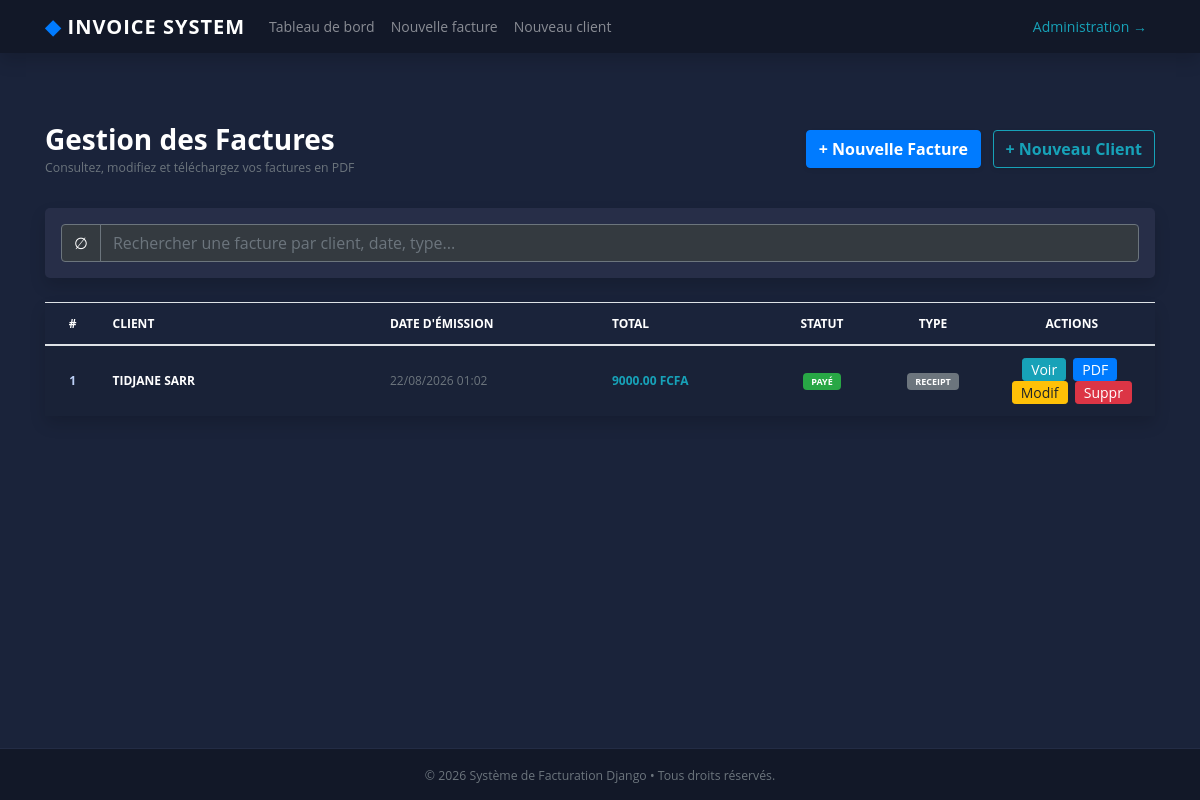
/, run on an earlier commit of the app's database.
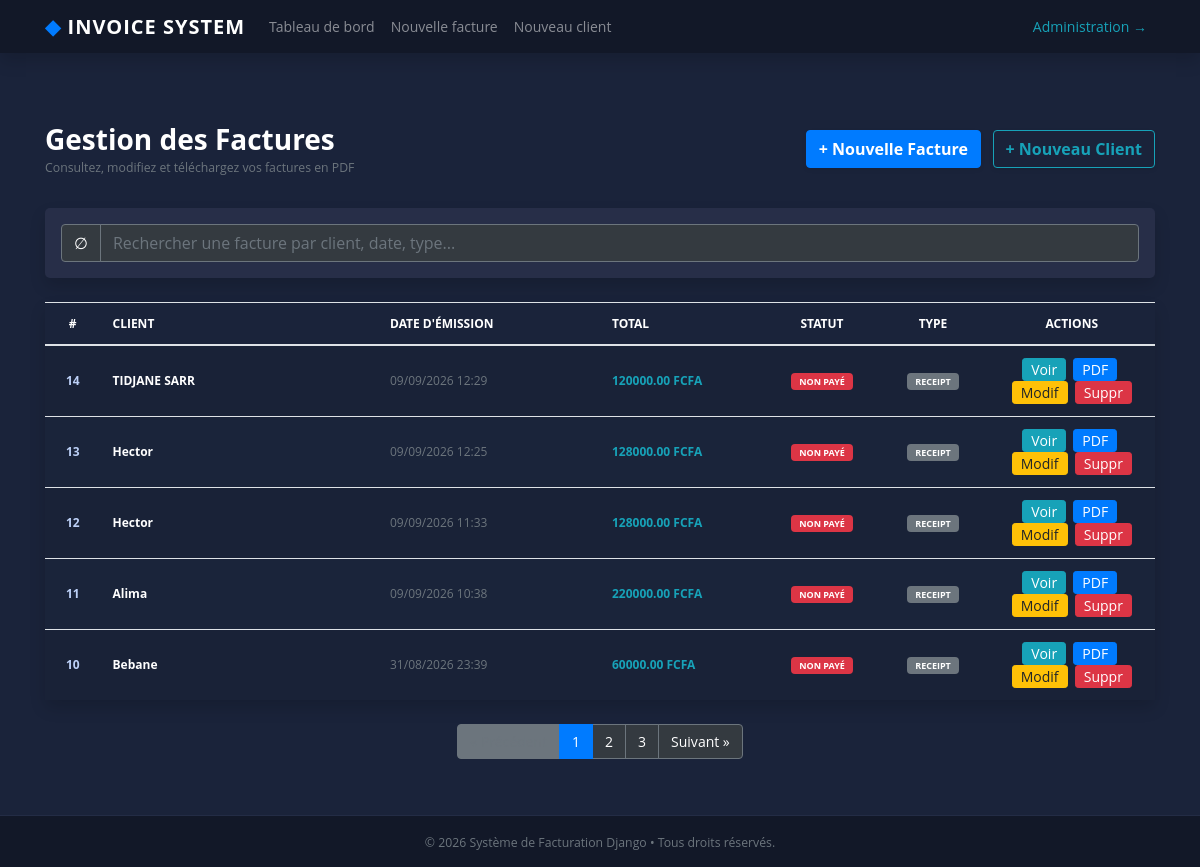
And on a later commit of the database.
### fact_app/models.py (models this page shows, shortened)
class Invoice(models.Model):
    INVOICE_TYPE_CHOICES = (
        ('R', 'RECEIPT'),
        ('P', 'PROFORMA INVOICE'),
        ('I', 'INVOICE'),
    )
    customer = models.ForeignKey(
        Customer,
        on_delete=models.PROTECT
    )
    save_by = models.ForeignKey(
        User,
        on_delete=models.PROTECT
    )
    invoice_date_time = models.DateTimeField(
        auto_now_add=True
    )
    total = models.DecimalField(
        max_digits=12,
        decimal_places=2
    )
    last_update_date = models.DateTimeField(
        null=True,
        blank=True
    )
    paid = models.BooleanField(default=False)
    invoice_type = models.CharField(
        max_length=1,
        choices=INVOICE_TYPE_CHOICES
    )
    comments = models.TextField(
        null=True,
        max_length=100,
        blank=True
    )
    class Meta:
        verbose_name = "Invoice"
        verbose_name_plural = "Invoices"
    @property
    def get_total(self):
        articles = self.article_set.all()
        if articles.exists():
            return sum(article.get_total for article in articles)
        return self.total or 0

class Customer(models.Model):
    SEX_TYPES = (
        ('M', 'Masculin'),
        ('F', 'Féminin'),
    )
    name = models.CharField(max_length=132)
    email = models.EmailField()
    phone = models.CharField(max_length=132)
    address = models.CharField(max_length=64)
    sex = models.CharField(max_length=1, choices=SEX_TYPES)
    age = models.CharField(max_length=12)
    city = models.CharField(max_length=32)
    zip_code = models.CharField(max_length=16)
    created_date = models.DateTimeField(auto_now=True)
    save_by = models.ForeignKey(
        User,
        on_delete=models.PROTECT
    )
    class Meta:
        verbose_name = "Customer"
        verbose_name_plural = "Customers"

class Article(models.Model):
    invoice = models.ForeignKey(
        Invoice,
        on_delete=models.CASCADE
    )
    name = models.CharField(max_length=32)
    quantity = models.IntegerField()
    unit_price = models.DecimalField(
        max_digits=100,
        decimal_places=2
    )
    total = models.DecimalField(
        max_digits=100,
        decimal_places=2
    )
    class Meta:
        verbose_name = 'Article'
        verbose_name_plural = 'Articles'
    @property
    def get_total(self):
        total =  self.quantity * self.unit_price
        return total

### fact_app/views.py (the view, shortened to what this page needs)
# urls.py: path('', views.HomeView.as_view(), name='home'),
class HomeView(View):
    template_name = 'index.html'
    def get(self, request, *args, **kwargs):
        invoices = Invoice.objects.select_related('customer', 'save_by').all().order_by('-invoice_date_time')
        items = pagination(request, invoices)
        return render(request, self.template_name, {'invoices': items})

### fact_app/utils.py (called while the page is built)
def pagination(request, invoices):
    default_page = 1
    page = request.GET.get('page', default_page)
    items_per_page = 5
    paginator = Paginator(invoices, items_per_page)
    try:
        items_page = paginator.page(page)
    except PageNotAnInteger:
        items_page = paginator.page(default_page)
    except EmptyPage:
        items_page = paginator.page(paginator.num_pages)
    return items_page

### templates/index.html (shortened to what this page needs)
{% extends "base.html" %}
{% load static %}
{% block content %}
<br><br>
<div class="row align-items-center mb-4">
   <div class="col-md-6 mb-2">
      <h3 class="text-white font-weight-bold mb-0">Gestion des Factures</h3>
      <small class="text-muted">Consultez, modifiez et téléchargez vos factures en PDF</small>
   </div>
   <div class="col-md-6 mb-2 text-md-right">
      <a href="{% url 'add-invoice' %}" class="btn btn-primary font-weight-bold mr-2 shadow-sm">
         + Nouvelle Facture
      </a>
      <a href="{% url 'add-customer' %}" class="btn btn-outline-info font-weight-bold shadow-sm">
         + Nouveau Client
      </a>
   </div>
</div>
<div class="card shadow border-0 mb-4" style="background-color: #272E48;">
   <div class="card-body p-3">
      <div class="input-group">
         <div class="input-group-prepend">
            <span class="input-group-text bg-dark border-secondary text-white">&empty;</span>
         </div>
         <input id="search" class="form-control bg-dark text-white border-secondary" type="text" placeholder="Rechercher une facture par client, date, type...">
      </div>
   </div>
</div>
<div class="card shadow border-0 mb-4" style="background-color: #272E48;">
   <div class="card-body p-0">
      <div class="table-responsive">
         <table class="table table-hover table-striped mb-0" style="color: #bcd0f7;">
            <thead style="background-color: #1a233a; color: #ffffff;">
               <tr>
                  <th scope="col" class="text-center" style="width: 5%;">#</th>
                  <th scope="col" style="width: 25%;">CLIENT</th>
                  <th scope="col" style="width: 20%;">DATE D'ÉMISSION</th>
                  <th scope="col" style="width: 15%;">TOTAL</th>
                  <th scope="col" class="text-center" style="width: 10%;">STATUT</th>
                  <th scope="col" class="text-center" style="width: 10%;">TYPE</th>
                  <th scope="col" class="text-center" style="width: 15%;">ACTIONS</th>
               </tr>
            </thead>
            <tbody id="myTable">
               {% for facture in invoices %}
               <tr>
                  <th scope="row" class="text-center align-middle font-weight-bold">{{ facture.pk }}</th>
                  <td class="align-middle font-weight-bold text-white">{{ facture.customer.name }}</td>
                  <td class="align-middle text-muted">{{ facture.invoice_date_time|date:"d/m/Y H:i" }}</td>
                  <td class="align-middle font-weight-bold text-info">{{ facture.get_total }} FCFA</td>
                  <td class="align-middle text-center">
                     {% if facture.paid %}
                        <span class="badge badge-success px-2 py-1">PAYÉ</span>
                     {% else %}
                        <span class="badge badge-danger px-2 py-1">NON PAYÉ</span>
                     {% endif %}
                  </td>
                  <td class="align-middle text-center">
                     <span class="badge badge-secondary px-2 py-1">{{ facture.get_invoice_type_display }}</span>
                  </td>
                  <td class="align-middle text-center">
                     <a href="{% url 'view-invoice' pk=facture.pk %}" title="Voir les détails" class="btn btn-sm btn-info py-0 px-2 mr-1">
                        Voir
                     </a>
                     <a href="{% url 'invoice-pdf' pk=facture.pk %}" title="Télécharger le PDF" class="btn btn-sm btn-primary py-0 px-2 mr-1">
                        PDF
                     </a>
                     <button type="button" class="btn btn-sm btn-warning py-0 px-2 mr-1 btn-invoice-mod"
                        data-toggle="modal" data-target="#modifier"
                        data-id="{{ facture.pk }}" data-customer="{{ facture.customer.name }}"
                        data-paid="{{ facture.paid|yesno:'True,False' }}">
                        Modif
                     </button>
                     <button type="button" class="btn btn-sm btn-danger py-0 px-2 btn-invoice-sup"
                        data-toggle="modal" data-target="#supprimer"
                        data-id="{{ facture.pk }}" data-customer="{{ facture.customer.name }}">
                        Suppr
                     </button>
                  </td>
               </tr>
               {% empty %}
               <tr>
                  <td colspan="7" class="text-center py-4 text-muted">
                     Aucune facture trouvée. Cliquez sur <strong>+ Nouvelle Facture</strong> pour commencer.
                  </td>
               </tr>
               {% endfor %}
            </tbody>
         </table>
      </div>
   </div>
</div>
{% if invoices.has_other_pages %}
<nav aria-label="Page navigation" class="d-flex justify-content-center my-4">
   <ul class="pagination">
      {% if invoices.has_previous %}
      <li class="page-item">
         <a class="page-link bg-dark text-white border-secondary" href="?page={{ invoices.previous_page_number }}" aria-label="Previous">
            &laquo; Précédent
         </a>
      </li>
      {% else %}
      <li class="page-item disabled">
         <span class="page-link bg-secondary text-muted border-secondary">&laquo; Précédent</span>
      </li>
      {% endif %}
      {% for page_number in invoices.paginator.page_range %}
         {% if invoices.number == page_number %}
         <li class="page-item active">
            <span class="page-link bg-primary border-primary">{{ page_number }}</span>
         </li>
         {% else %}
         <li class="page-item">
            <a class="page-link bg-dark text-white border-secondary" href="?page={{ page_number }}">{{ page_number }}</a>
         </li>
         {% endif %}
      {% endfor %}
      {% if invoices.has_next %}
      <li class="page-item">
         <a class="page-link bg-dark text-white border-secondary" href="?page={{ invoices.next_page_number }}" aria-label="Next">
            Suivant &raquo;
         </a>
      </li>
      {% else %}
      <li class="page-item disabled">
         <span class="page-link bg-secondary text-muted border-secondary">Suivant &raquo;</span>
      </li>
      {% endif %}
   </ul>
</nav>
{% endif %}
{% endblock content %}

### templates/base.html (shortened to what this page needs)
{% load static %}
<!DOCTYPE html>
<html lang="fr">
<head>
    <link rel="stylesheet" href="https://cdn.jsdelivr.net/npm/bootstrap@4.6.2/dist/css/bootstrap.min.css"
>
    <link rel="stylesheet" href="{% static 'style.css' %}">
</head>
<body style="min-height: 100vh; display: flex; flex-direction: column; background: #1A233A; color: #bcd0f7;">
    <header>
        <nav class="navbar navbar-expand-lg navbar-dark shadow" style="background-color: #121828;">
            <div class="container">
                <a class="navbar-brand font-weight-bold" href="{% url 'home' %}" style="letter-spacing: 1px;">
                    <span class="text-primary">&#9670;</span> INVOICE SYSTEM
                </a>
                <div class="collapse navbar-collapse" id="navbarSupportedContent">
                    <ul class="navbar-nav mr-auto">
                        <li class="nav-item">
                            <a class="nav-link" href="{% url 'home' %}">Tableau de bord</a>
                        </li>
                        <li class="nav-item">
                            <a class="nav-link" href="{% url 'add-invoice' %}">Nouvelle facture</a>
                        </li>
                        <li class="nav-item">
                            <a class="nav-link" href="{% url 'add-customer' %}">Nouveau client</a>
                        </li>
                    </ul>
                    <ul class="navbar-nav ml-auto">
                        <li class="nav-item">
                            <a class="nav-link text-info" href="/admin/" target="_blank">Administration &rarr;</a>
                        </li>
                    </ul>
                </div>
            </div>
        </nav>
    </header>
    <main class="container my-3" style="flex: 1;">
        {% block content %}
        {% endblock content %}
    </main>
    <footer class="text-center text-muted py-3 mt-auto" style="background-color: #121828; border-top: 1px solid #232c45;">
        <div class="container">
            <small>&copy; 2026 Système de Facturation Django &bull; Tous droits réservés.</small>
        </div>
    </footer>
</body>
</html>

### fact_app/static/style.css (style rules this page uses)
body { margin: 0; padding: 0; font: 400 .875rem 'Open Sans', sans-serif; color: #bcd0f7; background: #1A233A; position: relative; height: 100%; }
.card { background: #272E48; -webkit-border-radius: 5px; -moz-border-radius: 5px; border-radius: 5px; border: 0; margin-bottom: 1rem; }
.table { background: #1a243a; color: #bcd0f7; font-size: .75rem; }

What changed in the data, as far as the page shows it:
no longer on this page (row unchanged): Invoice: pk "1", customer.name "TIDJANE SARR", invoice_date_time "22/08/2026 01:02", get_total "9000.00", paid "PAYÉ", invoice_type "RECEIPT"
added Invoice: pk "14", customer.name "TIDJANE SARR", invoice_date_time "09/09/2026 12:29", get_total "120000.00", paid "NON PAYÉ", invoice_type "RECEIPT"
added Invoice: pk "13", customer.name "Hector", invoice_date_time "09/09/2026 12:25", get_total "128000.00", paid "NON PAYÉ", invoice_type "RECEIPT"
added Invoice: pk "12", customer.name "Hector", invoice_date_time "09/09/2026 11:33", get_total "128000.00", paid "NON PAYÉ", invoice_type "RECEIPT"
added Invoice: pk "11", customer.name "Alima", invoice_date_time "09/09/2026 10:38", get_total "220000.00", paid "NON PAYÉ", invoice_type "RECEIPT"
added Invoice: pk "10", customer.name "Bebane", invoice_date_time "31/08/2026 23:39", get_total "60000.00", paid "NON PAYÉ", invoice_type "RECEIPT"
Also different on the page:
new list line: "1"
new list line: "2"
new list line: "3"
text now shown: "Suivant »"
